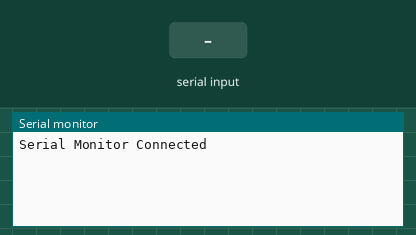
A sketch run on a simulated Arduino Uno, built with avr-gcc and run on an emulated ATmega328P. Shown: the last lines printed to the serial monitor. The inputs (shaded band) are chosen by the test bench.

Above: at 1.2 s.
1.3 s: "90,45\n" received over Serial
At 1.7 s:
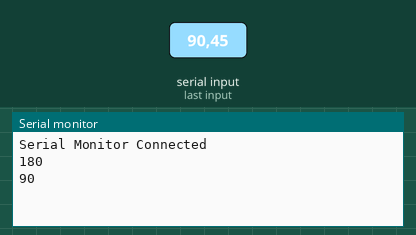
2.8 s: "30,150\n" received over Serial
At 4.7 s:
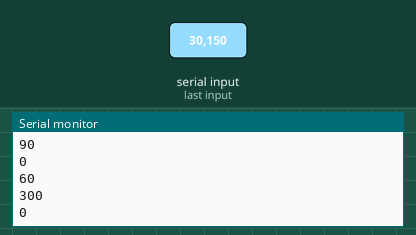
Timing chart, 0 to 6.2 s (numbered marks = the images above; inputs shaded):
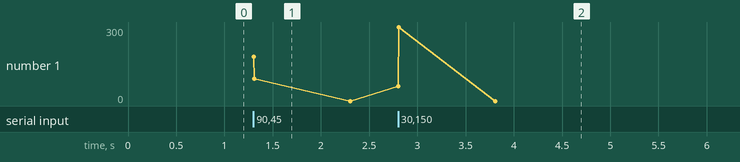

Measured:
- after the input at 1.3 s, the serial monitor: prints a new line at once (image 1)
- after the input at 2.8 s, the serial monitor: prints a new line at once (image 2)

The sketch:

DUE_GETTEST.ino
```cpp
/*
void setup()
{
  Serial.begin(9600);
}
void loop()
{
  int incoming;

  if (Serial.available()) {
    delay(1);

    while (Serial.available() > 0)
    {
      incoming=Serial.read();
      Serial.print(incoming);
      Serial.println(" received!");
    }
  }

}*/

/*
For more details see: http://projectsfromtech.blogspot.com/

Connect the Rx pin of this board to the Tx of the board running Serial_Comm_Tx.ino
Connect the Grounds of the two boards
Open Serial Monitor

Receives integer value and prints it to the serial monitor
*/
int val;

void setup()
{
  Serial.begin(9600);
  Serial.println("Serial Monitor Connected");
}

void loop()
{
  int incoming = Serial.available();

  if (incoming > 0)
  {
   val = Serial.parseInt();  //Reads integers as integer rather than ASCI. Anything else returns 0
   Serial.println(val*2);
  }
}
```
